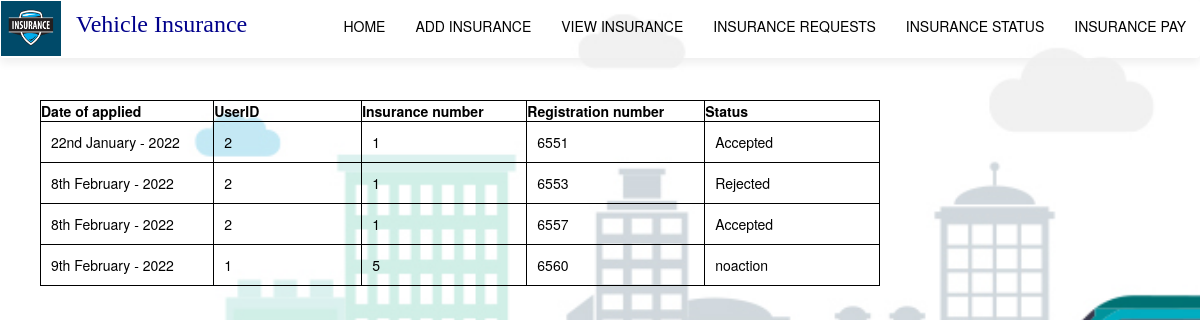
The app's page /alog2.php (signed in) with its own data.
### tables this page shows
CREATE TABLE `registration` (
  `reg_id` int(9) NOT NULL,
  `reg_no` int(9) DEFAULT NULL,
  `reg_date` varchar(20) DEFAULT NULL,
  `reg_status` varchar(20) DEFAULT NULL,
  `ino` int(9) DEFAULT NULL,
  `u_id` int(10) DEFAULT NULL
);

### alog2.php (the view, shortened to what this page needs)
<!DOCTYPE html>
<html lang="en">
<head>
    <link rel="stylesheet" type="text/css" href="style3.css">
     <link rel="stylesheet" href="https://maxcdn.bootstrapcdn.com/bootstrap/3.4.1/css/bootstrap.min.css">
</head>
<body>
    <header class="header">
        <?php
        include 'agencynavbar.php';
        ?>
       <div class="container">
<br><br><br><br><br>
<table class="center" border="2" style="border-color:black;width:70%;">
<tr>
<th>Date of applied</th>
<th>UserID</th>
<th>Insurance number</th>
<th>Registration number</th>
<th>Status</th>
</tr>
 <?php error_reporting($level = null);
include('config.php');
$id=$_SESSION['id'];
$sqll="select * from registration where ino in(select ino from insurance where a_id in(select a_id from agency where agency.a_id=$id)) ";
$res=$conn->query($sqll);
$i=1;
while($row=$res->fetch_assoc())
{
    $reg_date=$row['reg_date'];
    $u_id=$row['u_id'];
    $ino=$row['ino'];
    $reg_status=$row['reg_status'];
    $reg_no=$row['reg_no'];
echo '<tr>
<td>'.$reg_date.'</td>
<td>'.$u_id.'</td>
<td>'.$ino.'</td>
<td>'.$reg_no.'</td>
<td>'.$reg_status.'</td>
</tr>';$i++;
    }
?>
</table>
</div>

### style3.css (style rules this page uses)
* { margin: 0; padding: 0; }
.header { height: 100vh; }
.center { position:absolute; top:100px; margin-left:10px; color: black; }

### alog2.php (style rules this page uses)
body { background-image: url("image7.jpg"); background-size: cover; background-position: center; background-repeat: no-repeat ; }
table, tr, td { border: 1px solid black; width: 600px; }
tr, td { padding: 10px; }

### records on screen
registration: reg_date "22nd January - 2022", u "2", ino "1", reg_no "6551", reg_status "Accepted"
registration: reg_date "8th February - 2022", u "2", ino "1", reg_no "6553", reg_status "Rejected"
registration: reg_date "8th February - 2022", u "2", ino "1", reg_no "6557", reg_status "Accepted"
registration: reg_date "9th February - 2022", u "1", ino "5", reg_no "6560", reg_status "noaction"
